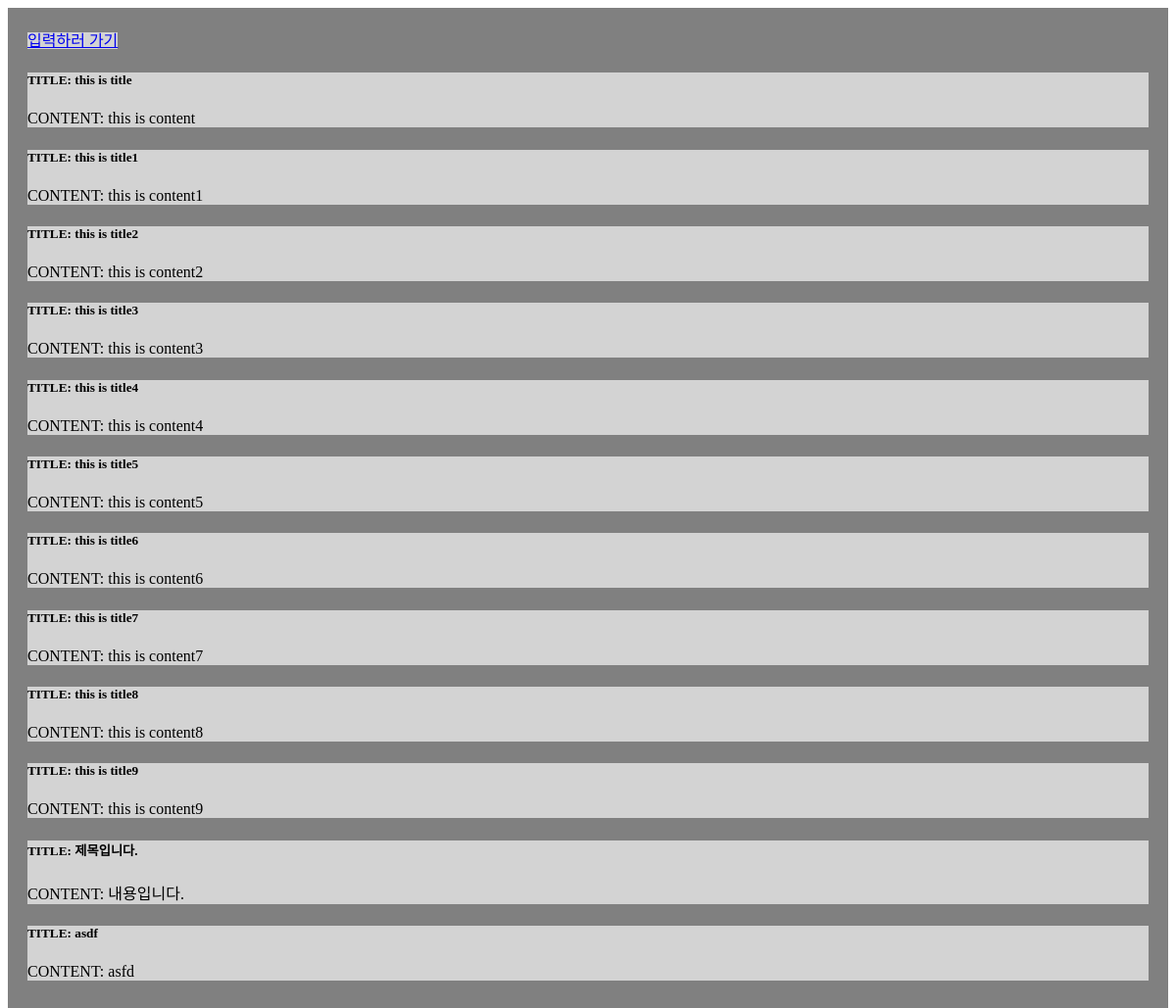
The page /second/list/ on the database as committed earlier.
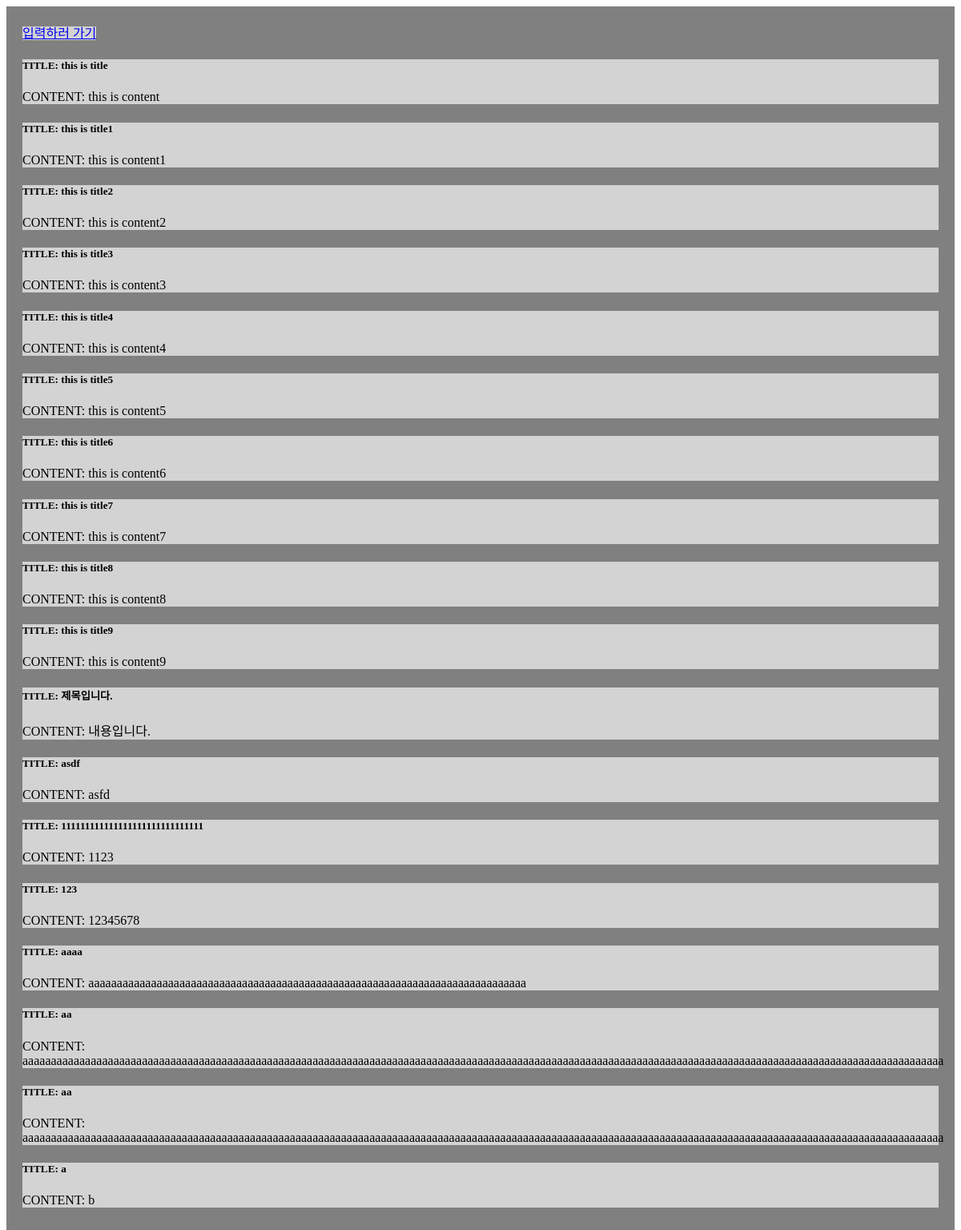
The same page on the database as committed later.
### second/models.py (models this page shows)
class Post(models.Model):
    title = models.CharField(max_length=30)
    content = models.TextField()    # 문자열 길이 정의 x
    created_at = models.DateTimeField(auto_now_add=True)    # 자동으로 현재 시간 기록
    updated_at = models.DateTimeField(auto_now=True)    # 수정될 때마다 최근 수정시간 기록

### second/views.py (the view)
# urls.py: path('list/', views.list, name="list"),
def list(request):
    context = {
        'items': Post.objects.all()
    }
    return render(request, 'second/list.html', context)

### second/templates/second/list.html
{% extends 'second/base.html' %}
{% block content %}
<div class="container" style="background-color:gray; color:black; padding:20px">
    <a href="{% url 'create' %}" style="background-color:lightgray">입력하러 가기</a>
    {% for item in items %}
    <div class="card border-secondary">
    <div class="card-body" style="background-color:lightgray">
        <h5 class="card-title">TITLE: {{ item.title }}</h5>
        <p class="card-text">CONTENT: {{ item.content }}</p>
    </div>
    </div>
{% endfor %}
</div>
{% endblock %}

Rows that differ between the two databases and show on the page:
added Post: title "111111111111111111111111111111", content "1123"
added Post: title "123", content "12345678"
added Post: title "aaaa", content "aaaaaaaaaaaaaaaaaaaaaaaaaaaaaaaaaaaaaaaaaaaaaaaaaaaaaaaaaaaaaaaaaaaaaaaaaaaaa"
added Post: title "aa", content "aaaaaaaaaaaaaaaaaaaaaaaaaaaaaaaaaaaaaaaaaaaaaaaaaaaaaaaaaaaaaaaaaaaaaaaaaaaaaaaaaaaaaaaaaaaaaaaaaaaaaaaaaaaaaaaaaaaaaaaaaaaaaaaaaaaaaaaaaaaaaaaaaaaaaaaaaaaaaaaaaa"
added Post: title "aa", content "aaaaaaaaaaaaaaaaaaaaaaaaaaaaaaaaaaaaaaaaaaaaaaaaaaaaaaaaaaaaaaaaaaaaaaaaaaaaaaaaaaaaaaaaaaaaaaaaaaaaaaaaaaaaaaaaaaaaaaaaaaaaaaaaaaaaaaaaaaaaaaaaaaaaaaaaaaaaaaaaaa"
added Post: title "a", content "b"
